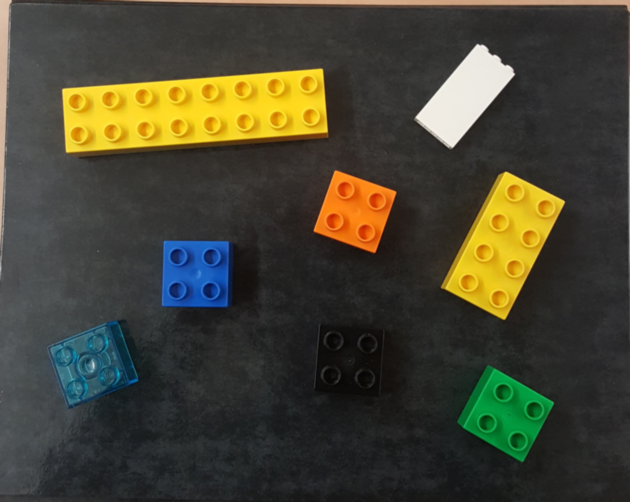
#> input picture old/IMAGES/object0.png, 630 x 502 px
$ python good_features.py
#> lines starting #> are read from the running program, lines starting #| are printed output that depends on the picture; after the words box and inside, x2 and y2 are one past the last pixel; in counts of white or black regions, pixels touching at a corner belong together
import cv2
import numpy as np
import matplotlib.pyplot as plt

file = '../IMAGES/object0.png'

img = cv2.imread(file)
#> img is the input picture: shape (502, 630, 3); mean B, G, R 51.3, 67.5, 69.4
gray = cv2.cvtColor(img,cv2.COLOR_BGR2GRAY)
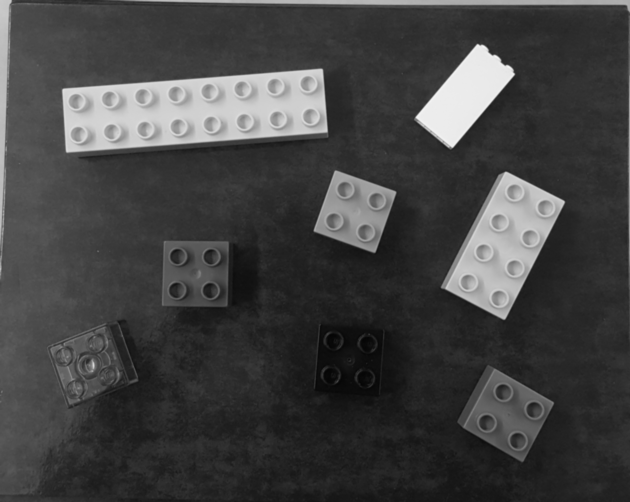
#> gray: shape (502, 630); min 4, max 246, mean 66.2

corners = cv2.goodFeaturesToTrack(gray,50,0.03,10)
#> corners = 50 rows, first 8: [514, 74], [477, 44], [416, 117], [326, 131], [452, 146], [321, 69], [504, 318], [564, 201]
corners = np.int0(corners)

for i in corners:
    x,y = i.ravel()
    cv2.circle(img,(x,y),3,255,-1)
#> this loop made 50 passes
#> (x, y) on passes 1 to 12: (514, 74), (477, 44), (416, 117), (326, 131), (452, 146), (321, 69), (504, 318), (564, 201), (63, 89), (67, 151), (492, 54), (314, 230)
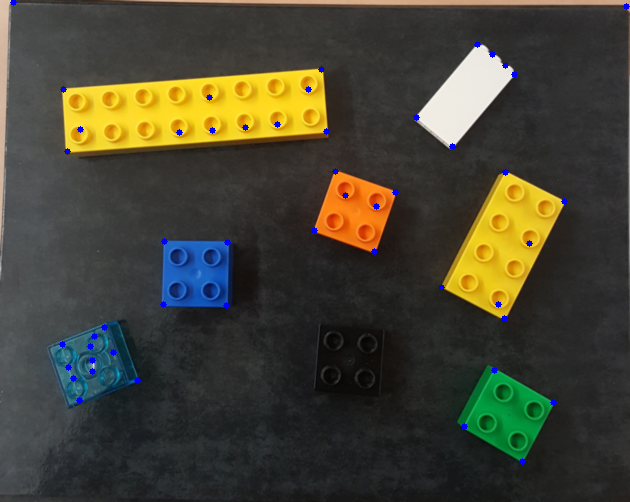
#> img: shape (502, 630, 3); 0.46% of pixels changed, all inside (x1, y1, x2, y2) = (10, 0, 630, 465)

cv2.imshow('corners',img)
cv2.waitKey(0)
cv2.destroyAllWindows()

$ run again, with old/IMAGES/back_reduced.png copied over old/IMAGES/object0.png
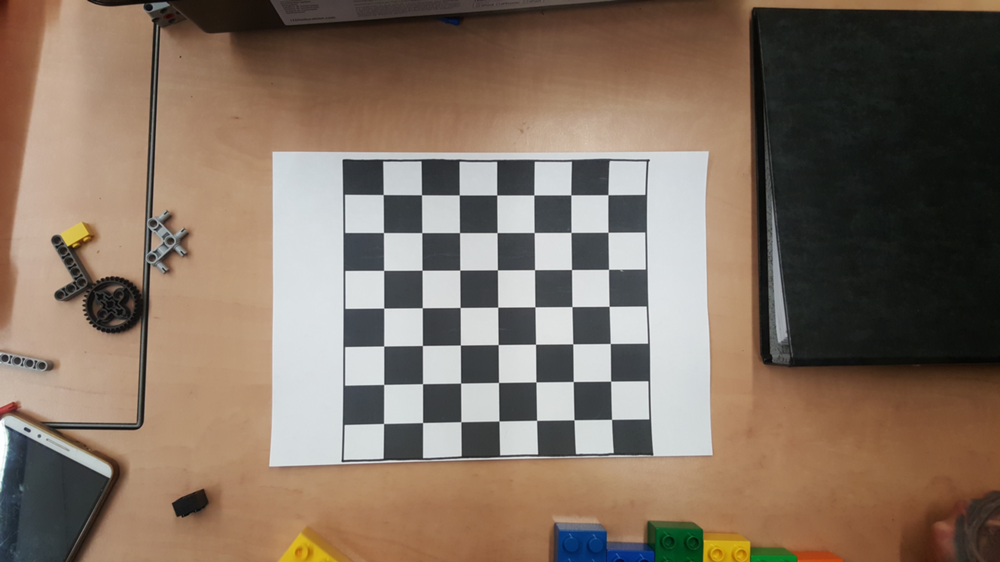
#> input picture old/IMAGES/back_reduced.png, 1000 x 562 px, shrunk from 1328 x 747 before the run
#> img is the input picture: shape (562, 1000, 3); mean B, G, R 97.7, 112.7, 130.2
#> `gray = cv2.cvtColor(img,cv2.COLOR_BGR2GRAY)`:
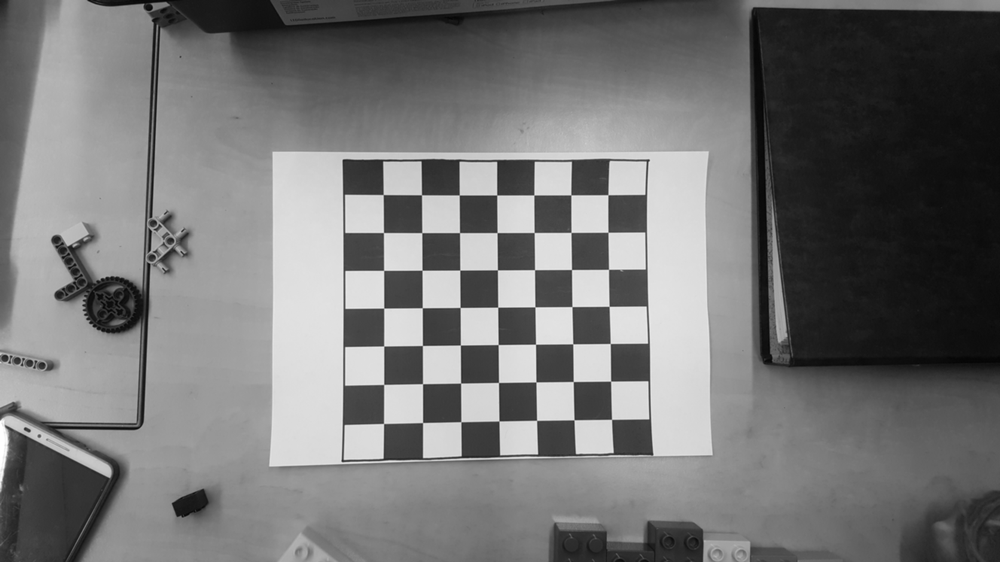
#> gray: shape (562, 1000); min 4, max 255, mean 116.2
#> corners = 50 rows, first 8: [648, 160], [534, 306], [535, 381], [497, 308], [572, 343], [572, 269], [423, 307], [500, 420]
#> the loop `for i in corners:` made 50 passes
#> after the loop `for i in corners:`:
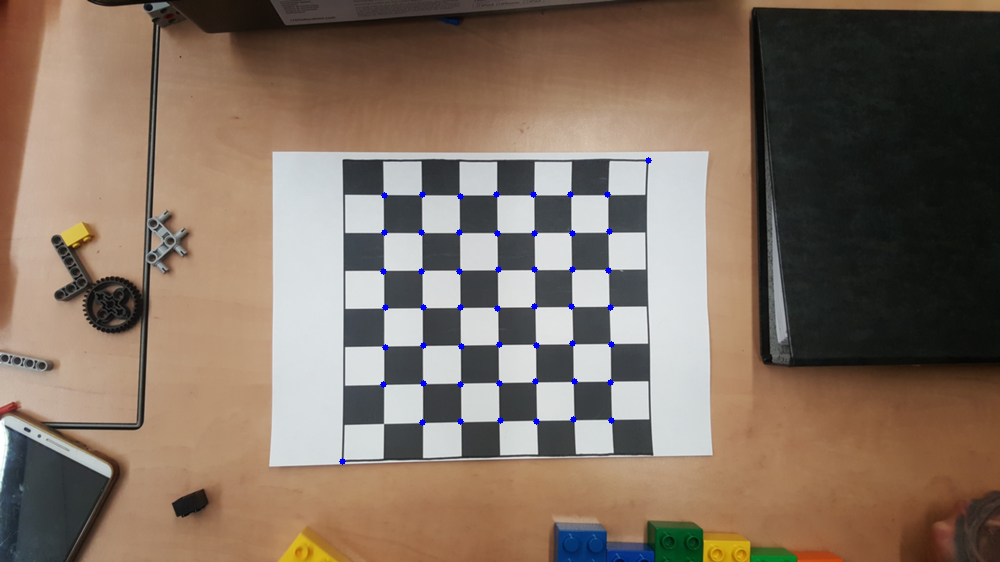
#> img: shape (562, 1000, 3); 0.26% of pixels changed, all inside (x1, y1, x2, y2) = (339, 157, 652, 465)

$ run again, with old/IMAGES/objects.png copied over old/IMAGES/object0.png
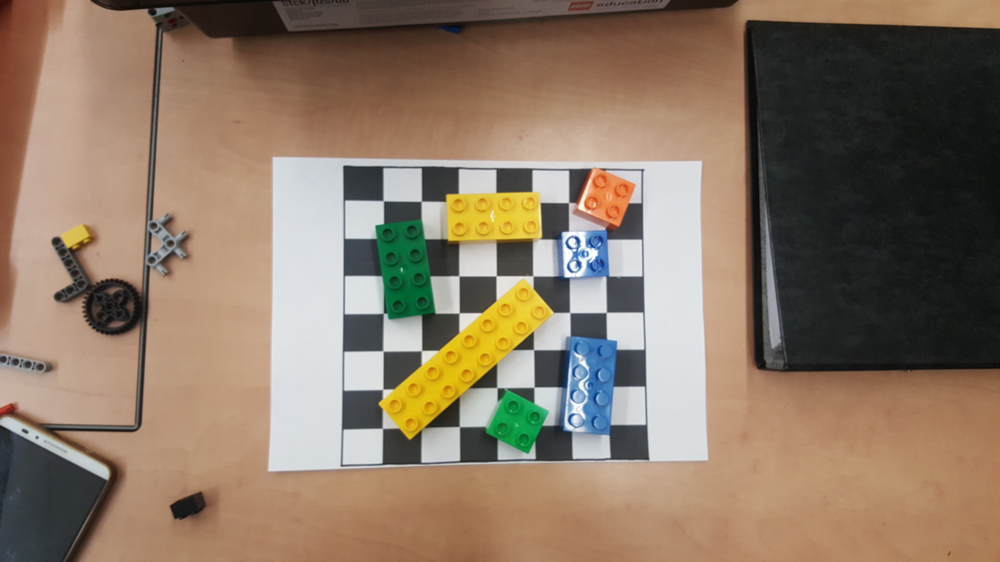
#> input picture old/IMAGES/objects.png, 1000 x 562 px, shrunk from 1328 x 747 before the run
#> img is the input picture: shape (562, 1000, 3); mean B, G, R 101.5, 120.1, 139.4
#> `gray = cv2.cvtColor(img,cv2.COLOR_BGR2GRAY)`:
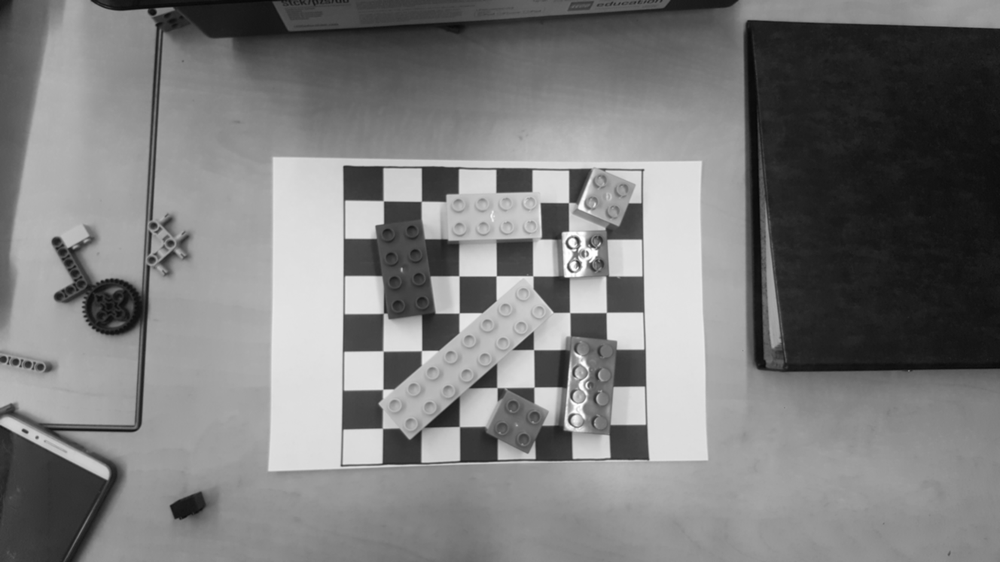
#> gray: shape (562, 1000); min 7, max 255, mean 123.7
#> corners = 50 rows, first 8: [460, 312], [27, 432], [384, 388], [642, 170], [497, 275], [423, 349], [460, 277], [535, 386]
#> the loop `for i in corners:` made 50 passes
#> after the loop `for i in corners:`:
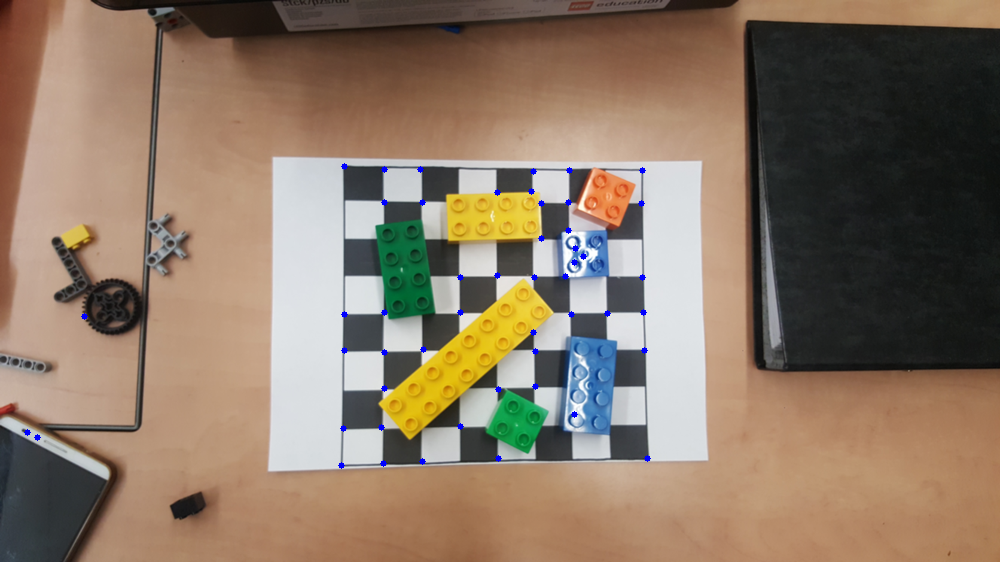
#> img: shape (562, 1000, 3); 0.26% of pixels changed, all inside (x1, y1, x2, y2) = (24, 163, 651, 469)
